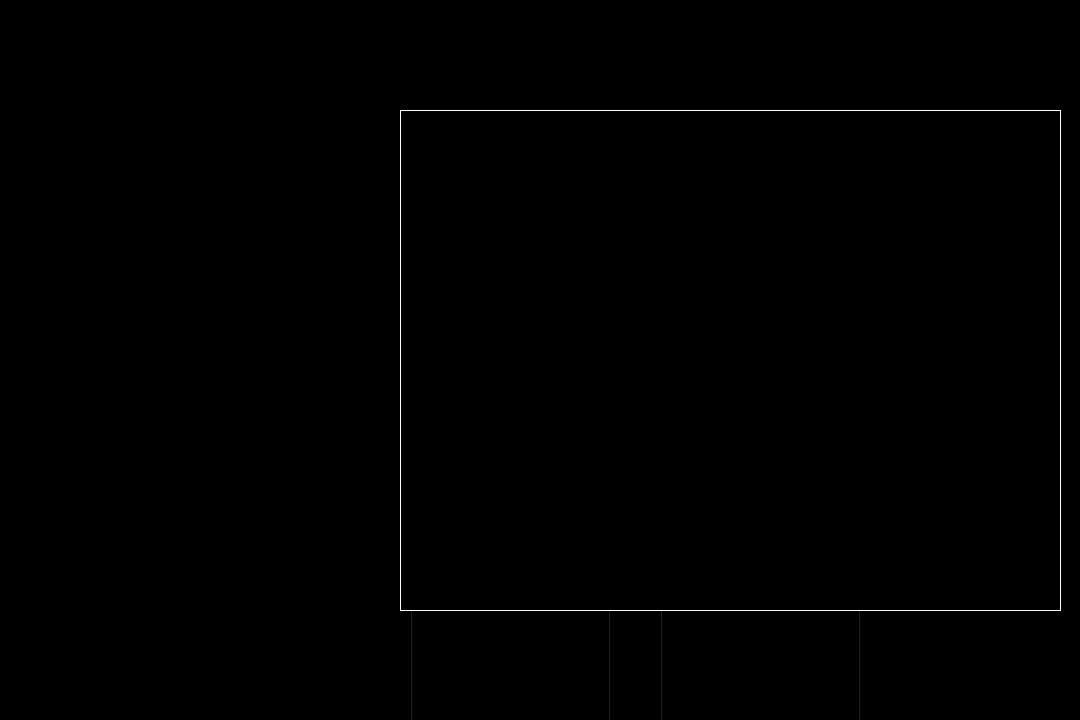
<?xml version="1.0" encoding="UTF-8"?>
<ui version="4.0">
 <class>Widget</class>
 <widget class="QWidget" name="Widget">
  <property name="geometry">
   <rect>
    <x>0</x>
    <y>0</y>
    <width>1080</width>
    <height>720</height>
   </rect>
  </property>
  <property name="minimumSize">
   <size>
    <width>1080</width>
    <height>720</height>
   </size>
  </property>
  <property name="windowTitle">
   <string>Widget</string>
  </property>
  <property name="styleSheet">
   <string notr="true">
background-color: rgb(0, 0, 0);</string>
  </property>
  <widget class="QLabel" name="label">
   <property name="geometry">
    <rect>
     <x>0</x>
     <y>-20</y>
     <width>381</width>
     <height>741</height>
    </rect>
   </property>
   <property name="text">
    <string/>
   </property>
   <property name="pixmap">
    <pixmap>../../Downloads/AI Bot - Copy.png</pixmap>
   </property>
   <property name="scaledContents">
    <bool>true</bool>
   </property>
  </widget>
  <widget class="QLabel" name="label_2">
   <property name="geometry">
    <rect>
     <x>400</x>
     <y>20</y>
     <width>661</width>
     <height>71</height>
    </rect>
   </property>
   <property name="text">
    <string/>
   </property>
   <property name="pixmap">
    <pixmap>../../Downloads/Untitled_design__1_-removebg-preview (1).png</pixmap>
   </property>
   <property name="scaledContents">
    <bool>true</bool>
   </property>
  </widget>
  <widget class="QPushButton" name="pushButton">
   <property name="geometry">
    <rect>
     <x>410</x>
     <y>600</y>
     <width>201</width>
     <height>141</height>
    </rect>
   </property>
   <property name="autoFillBackground">
    <bool>true</bool>
   </property>
   <property name="styleSheet">
    <string notr="true">border-image: url(:/Downloads/Untitled_design__3_-removebg-preview.png);</string>
   </property>
   <property name="text">
    <string/>
   </property>
  </widget>
  <widget class="QPushButton" name="pushButton_2">
   <property name="geometry">
    <rect>
     <x>660</x>
     <y>600</y>
     <width>201</width>
     <height>141</height>
    </rect>
   </property>
   <property name="autoFillBackground">
    <bool>false</bool>
   </property>
   <property name="styleSheet">
    <string notr="true">border-image: url(:/Downloads/Untitled_design__2_-removebg-preview (4).png);</string>
   </property>
   <property name="text">
    <string/>
   </property>
  </widget>
  <widget class="QLabel" name="label_3">
   <property name="geometry">
    <rect>
     <x>400</x>
     <y>110</y>
     <width>661</width>
     <height>501</height>
    </rect>
   </property>
   <property name="styleSheet">
    <string notr="true">border-color: rgb(255, 255, 255);
color: rgb(255, 255, 255);
border-style:solid;
border-width : 1px 1px 1px 1px;</string>
   </property>
   <property name="text">
    <string/>
   </property>
  </widget>
 </widget>
 <resources/>
 <connections/>
</ui>
